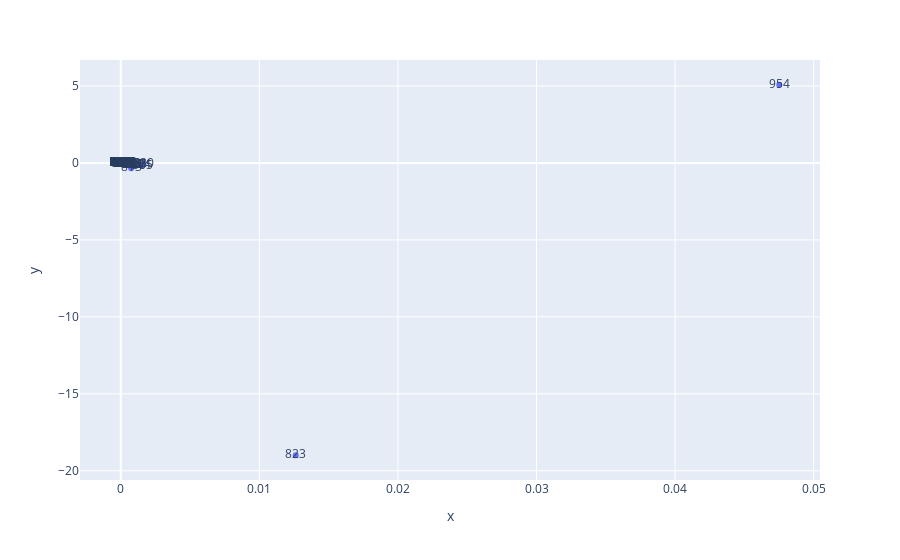
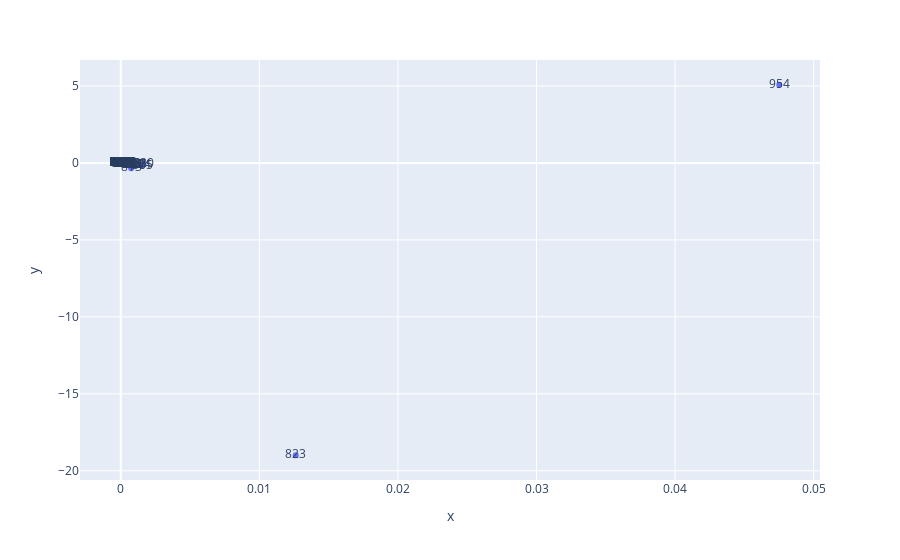

Here is the notebook cell these charts were saved with, in order:
### Code cell
plot_doc_space(norm_trunc)

### Figure 1 — Plotly figure (JSON) as saved in the notebook; plotly's stock layout.template omitted (floating-point values rounded to 4 significant figures; data arrays with more than 128 entries replaced by an {"elided": "..."} marker saying what was removed)
{"data": [{"hovertemplate": "x=%{x}<br>y=%{y}<br>text=%{text}<extra></extra>", "legendgroup": "", "marker": {"color": "#636efa", "symbol": "circle"}, "mode": "markers+text", "name": "", "orientation": "v", "showlegend": false, "text": {"elided": "521 str values"}, "type": "scatter", "x": {"elided": "521 float values"}, "xaxis": "x", "y": {"elided": "521 float values"}, "yaxis": "y"}], "layout": {"legend": {"tracegroupgap": 0}, "margin": {"t": 60}, "xaxis": {"anchor": "y", "domain": [0, 1], "title": {"text": "x"}}, "yaxis": {"anchor": "x", "domain": [0, 1], "title": {"text": "y"}}}}

### Figure 2 — Plotly figure (JSON) as saved in the notebook; plotly's stock layout.template omitted (floating-point values rounded to 4 significant figures; data arrays with more than 128 entries replaced by an {"elided": "..."} marker saying what was removed)
{"data": [{"hovertemplate": "x=%{x}<br>y=%{y}<br>text=%{text}<extra></extra>", "legendgroup": "", "marker": {"color": "#636efa", "symbol": "circle"}, "mode": "markers+text", "name": "", "orientation": "v", "showlegend": false, "text": {"elided": "521 str values"}, "type": "scatter", "x": {"elided": "521 float values"}, "xaxis": "x", "y": {"elided": "521 float values"}, "yaxis": "y"}], "layout": {"legend": {"tracegroupgap": 0}, "margin": {"t": 60}, "xaxis": {"anchor": "y", "domain": [0, 1], "title": {"text": "x"}}, "yaxis": {"anchor": "x", "domain": [0, 1], "title": {"text": "y"}}}}
